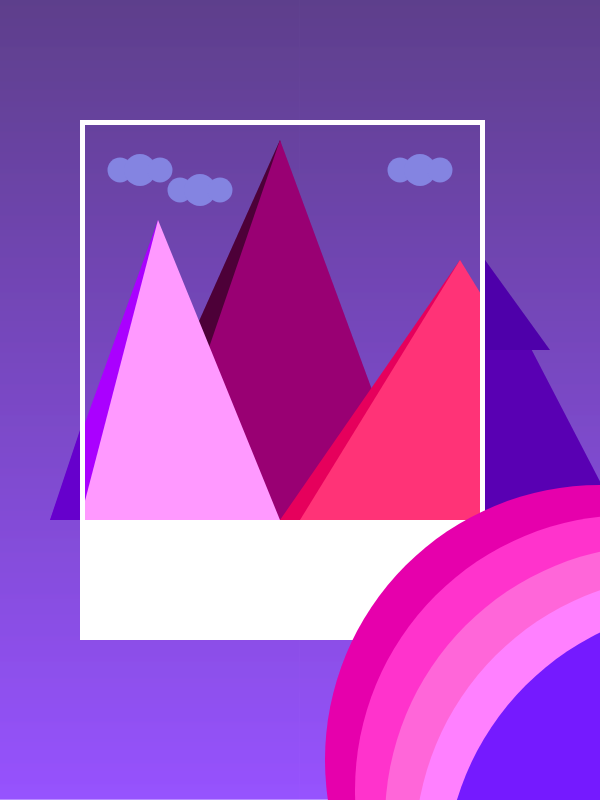
Frame 1 (no input)
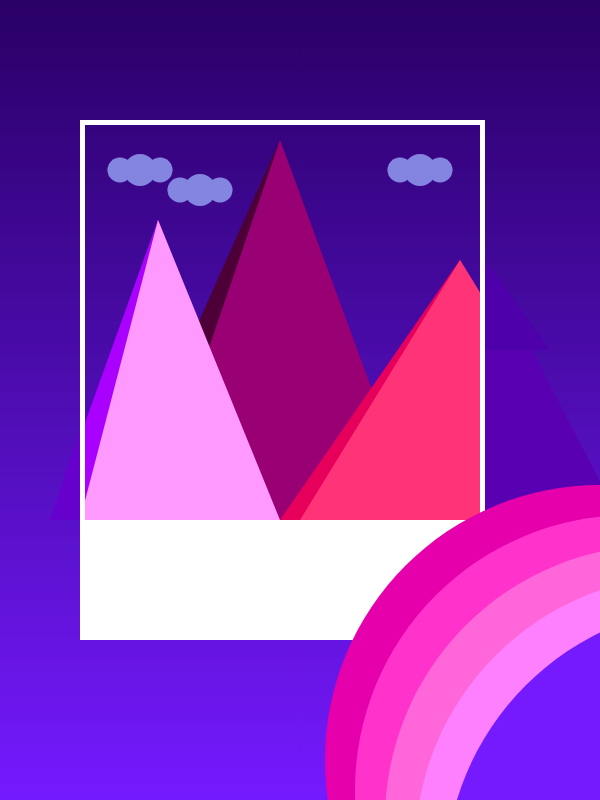
Frame 60 (no input)
Frame 120 (the mouse pressed at the canvas centre since frame 60): identical to frame 60, image omitted

The p5.js sketch that drew these frames (run headless with seeded random() and noise() and a simulated clock; from frame 60 on, the mouse is pressed at the canvas centre):

// p5.js sketch
// ── sketch.js

function setup() {
  createCanvas(600,800); //created canvas at fixed size//
  
}

function draw() {
  //background(71, 0, 179); //set the background colour//
  c1 = color(41, 0, 102); //picks colour for gradient//
  c2 = color(117, 26, 255); //picks colour for gradient//
  for(let y=0; y<height; y++){ //for loop, declaring the height 'length' of the gradient//
    n = map(y,0,height,0,1); //'maps' out when the gradient will start and end//
    let newc = lerpColor(c1,c2,n); //let valuable to link and blend the two chosen colours together//
    stroke(newc); //calls the let variable//
    line(0,y,width, y); //stops the gradient from looking 'blocky'//
  }

//mountains//
  noStroke(); //no stroke//
  fill(77, 0, 56);
  triangle(110, 520, 280, 140, 360, 520);
  fill(153, 0, 115);
  triangle(150, 520, 280, 140, 420, 520);
  fill(170, 0, 255);
  triangle(50, 520, 158, 220, 220, 520); //draws and postions triangle//
  fill(255, 153, 255); 
  triangle(80, 520, 158, 220, 280, 520);//draws and postions triangle to make 3d appearance//
  fill(230, 0, 92);
  triangle(280, 520, 460, 260, 580, 520);
  fill(255, 51, 119);
  triangle(300, 520, 460, 260, 620, 520);

//polaroid//
  fill(255); //sets white colour//
  noStroke (); //no stroke//
  rect(80, 120, 5, 400); //creates and postions rectangle on page//
  rect(80, 120, 400, 5); //creates and postions rectangle on page//
  rect(480, 120, 5, 400); //creates and postions rectangle on page//
  rect(80, 520, 405, 120); //creates and postions rectangle on page//
//clouds//
  fill(132, 132, 225); //sets colour to blue/grey//
  ellipse(120, 170, 25, 25); //creates and postions circle on page//
  ellipse(140, 170, 32, 32); //creates and postions circle on page//
  ellipse(160, 170, 25, 25); //creates and postions circle on page//
  ellipse(180, 190, 25, 25); //creates and postions circle on page//
  ellipse(200, 190, 32, 32); //creates and postions circle on page//
  ellipse(220, 190, 25, 25); //creates and postions circle on page//
  ellipse(400, 170, 25, 25); //creates and postions circle on page//
  ellipse(420, 170, 32, 32); //creates and postions circle on page//
  ellipse(440, 170, 25, 25); //creates and postions circle on page//

  fill(89, 0, 179); //selects colour of the triangle//
  triangle(485, 520, 485, 260, 620, 520); //draws triangles in attempt to fit the gradient and cover the excess mountain triangles//
  fill(78, 0, 170); //selects colour of the triangle//
  triangle(485, 350, 485, 260, 550, 350); //draws triangles in attempt to fit the gradient and cover the excess mountain triangles//
  fill(102, 0, 204); //selects colour of the triangle//
  triangle(50, 520, 80, 430, 80, 520); //draws triangles in attempt to fit the gradient and cover the excess mountain triangles//


  
  noStroke(); //removes stroke//
  fill(230, 0, 172); //colours circle//
  ellipse(600, 760, 550, 550); //draws and positons circles to overlap with one another//
  fill(255, 51, 204); //colours circle//
  ellipse(630, 790, 550, 550); //draws and positons circles to overlap with one another//
  fill(255, 102, 217); //colours circle//
  ellipse(660, 820, 550, 550); //draws and positons circles to overlap with one another//
  fill(255, 128, 255); //colours circle//
  ellipse(690, 850, 550, 550); //draws and positons circles to overlap with one another//
  fill(117, 26, 255); //colours circle//
  ellipse(720, 880, 550, 550); //draws and positons circles to overlap with one another//

}




// ── styles.css
main {
    margin: 0;
    display: flex;
    justify-content: center;
    align-items: center;
}
h1{
    text-align: center;
    font-family: Verdana, Geneva, Tahoma, sans-serif;
    font-size: 35px;
    color: rgb(146, 100, 255);
}
p{
    text-align: center;
    font-family: Verdana, Geneva, Tahoma, sans-serif;
    font-size: medium;
    color: rgb(142, 0, 170); 
}
